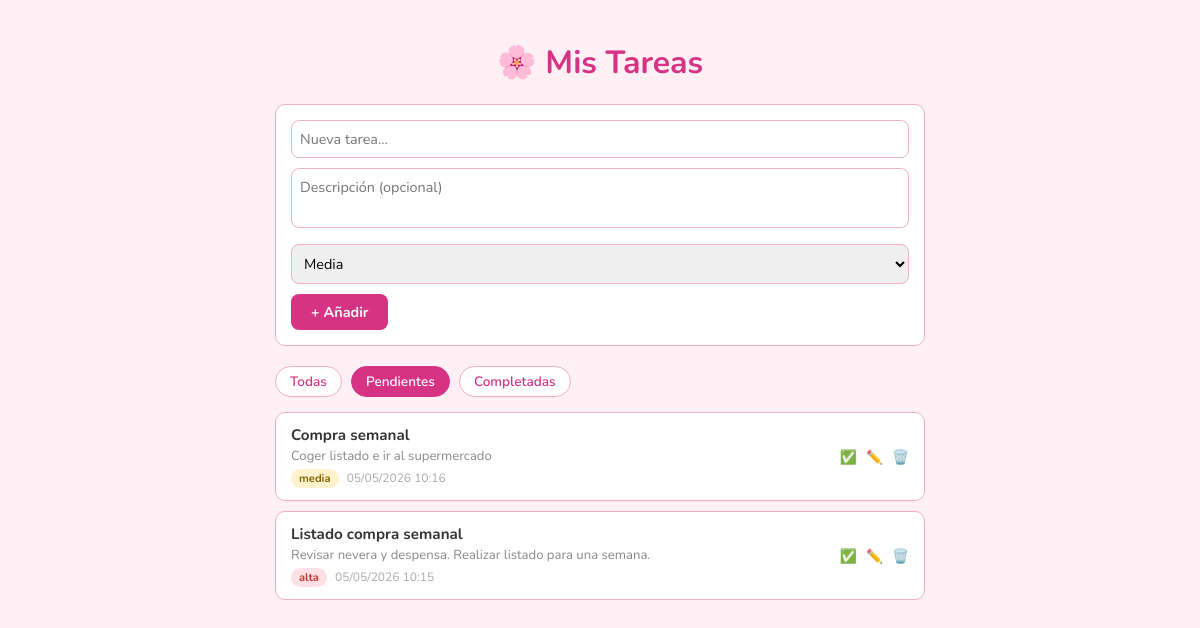
Screenshot of /?filtro=pendientes with the database file from the repository.
### tables this page shows
CREATE TABLE tareas (
            id INTEGER PRIMARY KEY AUTOINCREMENT,
            titulo TEXT NOT NULL,
            descripcion TEXT,
            prioridad TEXT DEFAULT 'media',
            completada INTEGER DEFAULT 0,
            fecha_creacion TEXT NOT NULL
        );

### app.py (the view)
@app.route("/")
def index():
    filtro = request.args.get("filtro", "todas")
    conn = get_db()
    if filtro == "pendientes":
        tareas = conn.execute("SELECT * FROM tareas WHERE completada = 0 ORDER BY fecha_creacion DESC").fetchall()
    elif filtro == "completadas":
        tareas = conn.execute("SELECT * FROM tareas WHERE completada = 1 ORDER BY fecha_creacion DESC").fetchall()
    else:
        tareas = conn.execute("SELECT * FROM tareas ORDER BY fecha_creacion DESC").fetchall()
    total = conn.execute("SELECT COUNT(*) FROM tareas").fetchone()[0]
    completadas = conn.execute("SELECT COUNT(*) FROM tareas WHERE completada = 1").fetchone()[0]
    conn.close()
    return render_template("index.html", tareas=tareas, filtro=filtro, total=total, completadas=completadas)

### app.py (called while the page is built)
def get_db():
    conn = sqlite3.connect(DB_PATH)
    conn.row_factory = sqlite3.Row
    return conn

### templates/index.html (shortened to what this page needs)
<!DOCTYPE html>
<html lang="es">
<head>
</head>
<body>
  <div class="contenedor">
    <h1>🌸 Mis Tareas</h1>
    <div class="form-nueva">
      <form action="/nueva" method="POST">
        <input type="text" name="titulo" placeholder="Nueva tarea..." required>
        <textarea name="descripcion" placeholder="Descripción (opcional)"></textarea>
        <select name="prioridad">
          <option value="media" selected>Media</option>
        </select>
        <button class="btn-añadir" type="submit">+ Añadir</button>
      </form>
    </div>
    <div class="filtros">
      <a href="/?filtro=todas"       class="{% if filtro == 'todas' %}activo{% endif %}">Todas</a>
      <a href="/?filtro=pendientes"  class="{% if filtro == 'pendientes' %}activo{% endif %}">Pendientes</a>
      <a href="/?filtro=completadas" class="{% if filtro == 'completadas' %}activo{% endif %}">Completadas</a>
    </div>
    {% if tareas %}
      {% for tarea in tareas %}
      <div class="tarea {% if tarea.completada %}completada{% endif %}">
        <div class="tarea-info">
          <div class="tarea-titulo">{{ tarea.titulo }}</div>
          {% if tarea.descripcion %}
          <div class="tarea-desc">{{ tarea.descripcion }}</div>
          {% endif %}
          <div class="tarea-meta">
            <span class="badge badge-{{ tarea.prioridad }}">{{ tarea.prioridad }}</span>
            {{ tarea.fecha_creacion }}
          </div>
        </div>
        <div class="acciones">
          <a href="/completar/{{ tarea.id }}">✅</a>
          <a href="/editar/{{ tarea.id }}">✏️</a>
          <a href="/eliminar/{{ tarea.id }}" onclick="return confirm('¿Eliminar esta tarea?')">🗑️</a>
        </div>
      </div>
      {% endfor %}
    {% else %}
      <p class="sin-tareas">No hay tareas aquí todavía.</p>
    {% endif %}
  </div>
</body>
</html>

### templates/index.html (style rules this page uses)
body { font-family: 'Nunito', sans-serif; background-color: #fff0f6; margin: 0; padding: 20px; }
h1 { text-align: center; color: #d63384; font-size: 2rem; margin-bottom: 20px; }
.contenedor { max-width: 650px; margin: 0 auto; }
.form-nueva { background-color: white; padding: 15px; border-radius: 10px; margin-bottom: 20px; border: 1px solid #f1afc6; }
.form-nueva input[type="text"], .form-nueva textarea, .form-nueva select { width: 100%; padding: 8px; margin-bottom: 10px; border: 1px solid #f1afc6; border-radius: 8px; font-family: 'Nunito', sans-serif; font-size: 0.9rem; box-sizing: border-box; }
.form-nueva textarea { height: 60px; resize: none; }
.btn-añadir { background-color: #d63384; color: white; border: none; padding: 8px 20px; border-radius: 8px; font-family: 'Nunito', sans-serif; font-size: 0.9rem; font-weight: 700; cursor: pointer; }
.filtros { margin-bottom: 15px; }
.filtros a { display: inline-block; padding: 5px 14px; margin-right: 5px; border-radius: 20px; text-decoration: none; font-size: 0.85rem; font-weight: 600; color: #d63384; border: 1px solid #f1afc6; background-color: white; }
.filtros a.activo { background-color: #d63384; color: white; border-color: #d63384; }
.tarea { background-color: white; border: 1px solid #f1afc6; border-radius: 10px; padding: 12px 15px; margin-bottom: 10px; display: flex; align-items: center; gap: 10px; }
.tarea-info { flex: 1; }
.tarea-titulo { font-weight: 700; font-size: 0.95rem; color: #333; }
.tarea-desc { font-size: 0.82rem; color: #888; margin-top: 2px; }
.tarea-meta { font-size: 0.75rem; color: #aaa; margin-top: 4px; }
.badge { display: inline-block; padding: 2px 8px; border-radius: 10px; font-size: 0.7rem; font-weight: 700; margin-right: 5px; }
.badge-alta { background-color: #ffe0e6; color: #c0392b; }
.badge-media { background-color: #fff3cd; color: #856404; }
.acciones a { text-decoration: none; margin-left: 5px; font-size: 0.85rem; color: #888; }

### rows the page displays
tareas: titulo "Compra semanal", descripcion "Coger listado e ir al supermercado", prioridad "media", fecha_creacion "05/05/2026 10:16"
tareas: titulo "Listado compra semanal", descripcion "Revisar nevera y despensa. Realizar listado para una semana.", prioridad "alta", fecha_creacion "05/05/2026 10:15"
